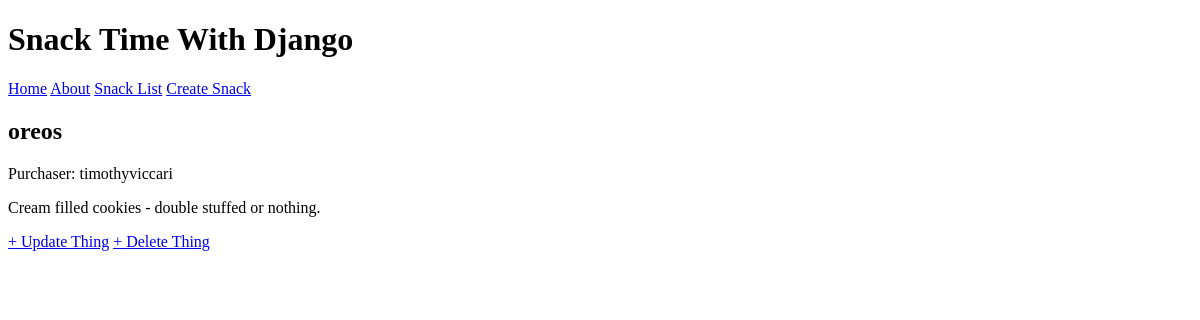
Before: /snacks/1/ with the older database file.
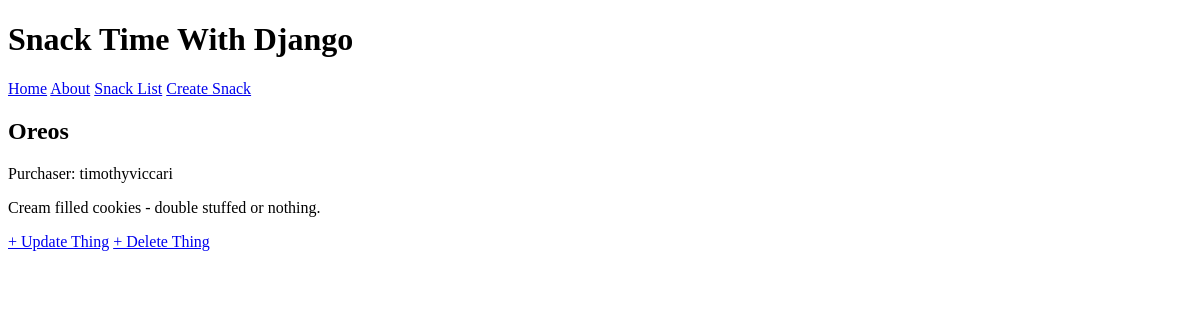
After: the same page with the newer database file.
### snacks/models.py (models this page shows, shortened)
class Snack(models.Model):
  name = models.CharField(max_length=64)
  purchaser = models.ForeignKey(get_user_model(), on_delete=models.CASCADE)
  description = models.TextField()

### snacks/views.py (the view)
# urls.py: path("snacks/<int:pk>/", SnackDetailView.as_view(), name='snack_detail'),
class SnackDetailView(DetailView):
  template_name = 'snack_detail.html'
  model = Snack

### templates/snack_detail.html
{% extends 'base.html' %}
{% block content %}
<h2>{{snack.name}}</h2>
<p>Purchaser: {{snack.purchaser}}</p>
<p>{{snack.description}}</p>
<a href="{% url 'snack_update' snack.pk %}">+ Update Thing</a>
<a href="{% url 'snack_delete' snack.pk %}">+ Delete Thing</a>
{% endblock content %}

Changed rows visible on the page:
changed Snack "Cream filled cookies - double stuffed or nothing.": name "oreos" → "Oreos"
